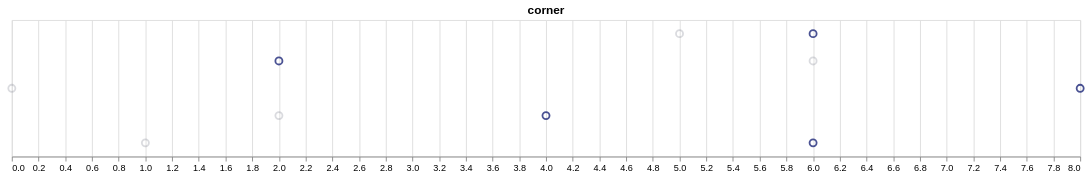

Vega-Lite specification for this chart:
### Vega specification from a JSON file in a GitHub repository (floating-point values rounded to 4 significant figures; data arrays with more than 128 entries replaced by an {"elided": "..."} marker saying what was removed)
{"$schema": "https://vega.github.io/schema/vega/v5.json", "autosize": {"type": "fit-x", "contains": "padding"}, "background": "white", "padding": 5, "height": 150, "title": {"text": "corner", "frame": "group"}, "style": "cell", "data": [{"name": "selector008_store", "values": [{"unit": "", "fields": [{"type": "E", "field": "Team"}], "values": ["FC Barcelona"]}]}, {"name": "data-bc834618a35fc8a8de9851546c96c528", "values": {"elided": "200 records"}}, {"name": "data_0", "source": "data-bc834618a35fc8a8de9851546c96c528", "transform": [{"type": "filter", "expr": "!(length(data(\"selector008_store\"))) || (vlSelectionTest(\"selector008_store\", datum))"}, {"type": "formula", "expr": "datum.team_name == selector008.Team ? datum.team_name : 'Other'", "as": "team"}, {"type": "formula", "expr": "datum.team_name == selector008.Team ? 1 : 0.8", "as": "opacity"}, {"type": "filter", "expr": "isValid(datum[\"opacity\"]) && isFinite(+datum[\"opacity\"]) && isValid(datum[\"value\"]) && isFinite(+datum[\"value\"])"}]}], "signals": [{"name": "width", "init": "isFinite(containerSize()[0]) ? containerSize()[0] : 400", "on": [{"update": "isFinite(containerSize()[0]) ? containerSize()[0] : 400", "events": "window:resize"}]}, {"name": "unit", "value": {}, "on": [{"events": "mousemove", "update": "isTuple(group()) ? group() : unit"}]}, {"name": "selector008_Team", "init": "\"FC Barcelona\"", "bind": {"input": "select", "options": ["Valencia CF", "RCD Mallorca", "CA Osasuna", "Villarreal CF", "RC Deportivo de La Coruña", "Real Madrid CF", "CD Numancia", "FC Barcelona", "Racing Santander", "Sevilla FC", "Real Sporting de Gijón", "Getafe CF", "Real Betis Balompié", "RC Recreativo", "RCD Espanyol", "Real Valladolid", "Athletic Club de Bilbao", "UD Almería", "Atlético Madrid", "Málaga CF", "Xerez Club Deportivo", "Real Zaragoza", "CD Tenerife", "Hércules Club de Fútbol", "Levante UD", "Real Sociedad", "Granada CF", "Rayo Vallecano", "RC Celta de Vigo", "Elche CF", "SD Eibar", "Córdoba CF", "UD Las Palmas"], "name": "Team A"}}, {"name": "selector008", "update": "vlSelectionResolve(\"selector008_store\", \"union\")"}, {"name": "selector008_tuple", "update": "selector008_Team !== null ? {fields: selector008_tuple_fields, values: [selector008_Team]} : null"}, {"name": "selector008_tuple_fields", "value": [{"type": "E", "field": "Team"}]}, {"name": "selector008_modify", "on": [{"events": {"signal": "selector008_tuple"}, "update": "modify(\"selector008_store\", selector008_tuple, true)"}]}], "marks": [{"name": "marks", "type": "symbol", "style": ["point"], "interactive": true, "from": {"data": "data_0"}, "encode": {"update": {"opacity": {"scale": "opacity", "field": "opacity"}, "size": {"value": 60}, "fill": {"value": "transparent"}, "stroke": {"scale": "color", "field": "team"}, "tooltip": {"signal": "{\"team_name\": ''+datum[\"team_name\"], \"value\": format(datum[\"value\"], \"\")}"}, "x": {"scale": "x", "field": "value"}, "y": {"scale": "y", "field": "Oponent"}}}}], "scales": [{"name": "x", "type": "linear", "domain": {"data": "data_0", "field": "value"}, "range": [0, {"signal": "width"}], "zero": true, "nice": true}, {"name": "y", "type": "point", "domain": {"data": "data_0", "field": "Oponent", "sort": true}, "range": [0, {"signal": "height"}], "padding": 0.5}, {"name": "color", "type": "ordinal", "domain": {"data": "data_0", "field": "team", "sort": true}, "range": ["#1D2778", "#858796"]}, {"name": "opacity", "type": "linear", "domain": {"data": "data_0", "field": "opacity"}, "range": [0.3, 0.8], "zero": false}], "axes": [{"scale": "x", "orient": "bottom", "grid": true, "gridScale": "y", "tickCount": {"signal": "ceil(width/40)"}, "domain": false, "labels": false, "maxExtent": 0, "minExtent": 0, "ticks": false, "zindex": 0}, {"scale": "x", "orient": "bottom", "grid": false, "labelFlush": true, "labelOverlap": true, "tickCount": {"signal": "ceil(width/40)"}, "zindex": 0}]}
